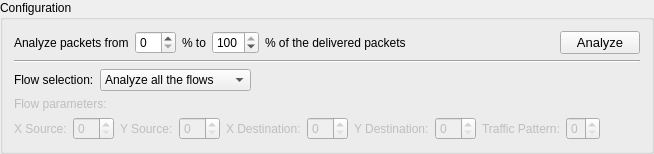
          <widget class="QGroupBox" name="groupBoxConfigurationAnalysis">
           <property name="title">
            <string>Configuration</string>
           </property>
           <layout class="QVBoxLayout" name="verticalLayout_4">
            <item>
             <layout class="QHBoxLayout" name="horizontalLayout_5">
              <item>
               <widget class="QLabel" name="labelInitPacketsAnalyze">
                <property name="text">
                 <string>Analyze packets from</string>
                </property>
                <property name="buddy">
                 <cstring>spinBoxInitPacketsAnalyze</cstring>
                </property>
               </widget>
              </item>
              <item>
               <widget class="QSpinBox" name="spinBoxInitPacketsAnalyze">
                <property name="correctionMode">
                 <enum>QAbstractSpinBox::CorrectToNearestValue</enum>
                </property>
                <property name="maximum">
                 <number>99</number>
                </property>
               </widget>
              </item>
              <item>
               <widget class="QLabel" name="labelToPackets">
                <property name="text">
                 <string>% to</string>
                </property>
                <property name="buddy">
                 <cstring>spinBoxEndPacketsAnalyze</cstring>
                </property>
               </widget>
              </item>
              <item>
               <widget class="QSpinBox" name="spinBoxEndPacketsAnalyze">
                <property name="correctionMode">
                 <enum>QAbstractSpinBox::CorrectToNearestValue</enum>
                </property>
                <property name="minimum">
                 <number>1</number>
                </property>
                <property name="maximum">
                 <number>100</number>
                </property>
                <property name="value">
                 <number>100</number>
                </property>
               </widget>
              </item>
              <item>
               <widget class="QLabel" name="labelEndPacketAnalyze">
                <property name="text">
                 <string>% of the delivered packets</string>
                </property>
               </widget>
              </item>
              <item>
               <spacer name="horizontalSpacer_6">
                <property name="orientation">
                 <enum>Qt::Horizontal</enum>
                </property>
                <property name="sizeHint" stdset="0">
                 <size>
                  <width>40</width>
                  <height>20</height>
                 </size>
                </property>
               </spacer>
              </item>
              <item>
               <widget class="QPushButton" name="buttonRunAnalysis">
                <property name="font">
                 <font>
                  <pointsize>10</pointsize>
                 </font>
                </property>
                <property name="statusTip">
                 <string>Read log files and generate reports</string>
                </property>
                <property name="text">
                 <string>Analyze</string>
                </property>
                <property name="icon">
                 <iconset resource="../resources/Icons.qrc">
                  <normaloff>:/icons/icons/icon_copy.png</normaloff>:/icons/icons/icon_copy.png</iconset>
                </property>
                <property name="iconSize">
                 <size>
                  <width>32</width>
                  <height>32</height>
                 </size>
                </property>
               </widget>
              </item>
             </layout>
            </item>
            <item>
             <widget class="Line" name="line">
              <property name="orientation">
               <enum>Qt::Horizontal</enum>
              </property>
             </widget>
            </item>
            <item>
             <layout class="QHBoxLayout" name="horizontalLayout_16">
              <item>
               <widget class="QLabel" name="labelFlowSelection">
                <property name="text">
                 <string>Flow selection:</string>
                </property>
               </widget>
              </item>
              <item>
               <widget class="QComboBox" name="comboFlowSelection">
                <property name="sizeAdjustPolicy">
                 <enum>QComboBox::AdjustToContents</enum>
                </property>
                <item>
                 <property name="text">
                  <string>Analyze all the flows</string>
                 </property>
                </item>
                <item>
                 <property name="text">
                  <string>Analyze RT0 flows</string>
                 </property>
                </item>
                <item>
                 <property name="text">
                  <string>Analyze RT1 flows</string>
                 </property>
                </item>
                <item>
                 <property name="text">
                  <string>Analyze nRT0 flows</string>
                 </property>
                </item>
                <item>
                 <property name="text">
                  <string>Analyze nRT1 flows</string>
                 </property>
                </item>
                <item>
                 <property name="text">
                  <string>Analyze specified flow</string>
                 </property>
                </item>
               </widget>
              </item>
              <item>
               <spacer name="horizontalSpacer_7">
                <property name="orientation">
                 <enum>Qt::Horizontal</enum>
                </property>
                <property name="sizeHint" stdset="0">
                 <size>
                  <width>40</width>
                  <height>20</height>
                 </size>
                </property>
               </spacer>
              </item>
             </layout>
            </item>
            <item>
             <widget class="QLabel" name="labelFlowParameters">
              <property name="enabled">
               <bool>false</bool>
              </property>
              <property name="text">
               <string>Flow parameters:</string>
              </property>
             </widget>
            </item>
            <item>
             <layout class="QHBoxLayout" name="horizontalLayoutFlowParameters">
              <item>
               <layout class="QHBoxLayout" name="horizontalLayout_22">
                <item>
                 <layout class="QHBoxLayout" name="horizontalLayout_17">
                  <item>
                   <widget class="QLabel" name="labelXSource">
                    <property name="enabled">
                     <bool>false</bool>
                    </property>
                    <property name="text">
                     <string>X Source:</string>
                    </property>
                    <property name="buddy">
                     <cstring>spinBoxXSourceAnalyze</cstring>
                    </property>
                   </widget>
                  </item>
                  <item>
                   <widget class="QSpinBox" name="spinBoxXSourceAnalyze">
                    <property name="enabled">
                     <bool>false</bool>
                    </property>
                   </widget>
                  </item>
                 </layout>
                </item>
                <item>
                 <layout class="QHBoxLayout" name="horizontalLayout_18">
                  <item>
                   <widget class="QLabel" name="labelYSource">
                    <property name="enabled">
                     <bool>false</bool>
                    </property>
                    <property name="text">
                     <string>Y Source:</string>
                    </property>
                    <property name="buddy">
                     <cstring>spinBoxYSourceAnalyze</cstring>
                    </property>
                   </widget>
                  </item>
                  <item>
                   <widget class="QSpinBox" name="spinBoxYSourceAnalyze">
                    <property name="enabled">
                     <bool>false</bool>
                    </property>
                   </widget>
                  </item>
                 </layout>
                </item>
               </layout>
              </item>
              <item>
               <layout class="QHBoxLayout" name="horizontalLayout_21">
                <item>
                 <layout class="QHBoxLayout" name="horizontalLayout_20">
                  <item>
                   <widget class="QLabel" name="labelXDestination">
                    <property name="enabled">
                     <bool>false</bool>
                    </property>
                    <property name="text">
                     <string>X Destination:</string>
                    </property>
                    <property name="buddy">
                     <cstring>spinBoxXDestinationAnalyze</cstring>
                    </property>
                   </widget>
                  </item>
                  <item>
                   <widget class="QSpinBox" name="spinBoxXDestinationAnalyze">
                    <property name="enabled">
                     <bool>false</bool>
                    </property>
                   </widget>
                  </item>
                 </layout>
                </item>
                <item>
                 <layout class="QHBoxLayout" name="horizontalLayout_19">
                  <item>
                   <widget class="QLabel" name="labelYDestination">
                    <property name="enabled">
                     <bool>false</bool>
                    </property>
                    <property name="text">
                     <string>Y Destination:</string>
                    </property>
                    <property name="buddy">
                     <cstring>spinBoxYDestinationAnalyze</cstring>
                    </property>
                   </widget>
                  </item>
                  <item>
                   <widget class="QSpinBox" name="spinBoxYDestinationAnalyze">
                    <property name="enabled">
                     <bool>false</bool>
                    </property>
                   </widget>
                  </item>
                 </layout>
                </item>
               </layout>
              </item>
              <item>
               <layout class="QHBoxLayout" name="horizontalLayout_23">
                <item>
                 <widget class="QLabel" name="labelTrafficPatternAnalyze">
                  <property name="enabled">
                   <bool>false</bool>
                  </property>
                  <property name="text">
                   <string>Traffic Pattern:</string>
                  </property>
                  <property name="buddy">
                   <cstring>spinBoxTrafficPatternAnalyze</cstring>
                  </property>
                 </widget>
                </item>
                <item>
                 <widget class="QSpinBox" name="spinBoxTrafficPatternAnalyze">
                  <property name="enabled">
                   <bool>false</bool>
                  </property>
                  <property name="maximum">
                   <number>3</number>
                  </property>
                 </widget>
                </item>
                <item>
                 <spacer name="horizontalSpacer_8">
                  <property name="orientation">
                   <enum>Qt::Horizontal</enum>
                  </property>
                  <property name="sizeHint" stdset="0">
                   <size>
                    <width>40</width>
                    <height>20</height>
                   </size>
                  </property>
                 </spacer>
                </item>
               </layout>
              </item>
             </layout>
            </item>
           </layout>
          </widget>
